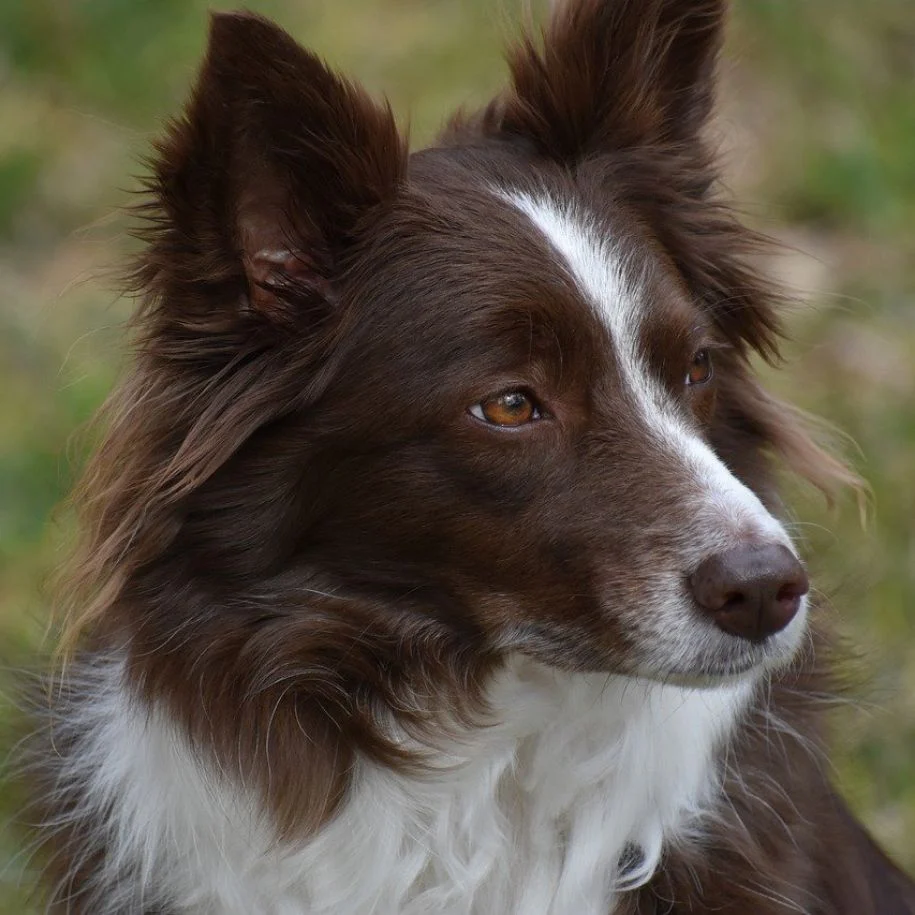
#> input picture pyqpanda-algorithm/example/QJEPG/img/Border Collie.webp, 915 x 915 px
$ python demo_cyclic.py
#> lines starting #> are read from the running program, lines starting #| are printed output that depends on the picture
### pyqpanda-algorithm/example/QJEPG/utils.py
import sys
from pathlib import Path

import numpy as np
from numpy import ndarray
from PIL import Image
from PIL.Image import Resampling
import matplotlib ; matplotlib.use('Agg')

sys.path.insert(0, str(Path(__file__).resolve().parents[2]))
from pyqpanda_alg.QJEPG import QJPEG, unQJPEG   # keep

BASE_PATH = Path(__file__).resolve().parent
IMG_DIR = BASE_PATH / 'img'
OUT_DIR = BASE_PATH / 'output'


def load_img(path: Path, size: int) -> ndarray:
    img = Image.open(path).resize((size, size), resample=Resampling.LANCZOS)
    return np.asarray(img, dtype=np.float64) / 255.0    # [H, W, C] / [H, W]


def psnr(a: ndarray, b: ndarray) -> float:
    mse = np.mean((a - b) ** 2)
    return float('inf') if mse == 0 else 10 * np.log10(1.0 / mse)


def nearest_neighbor_upsample(img: ndarray, factor: int = 2) -> ndarray:
    return np.repeat(np.repeat(img, factor, axis=0), factor, axis=1)


# [21 lines left out: functions bilinear_upsample, box_downsample, not called in this run]

### pyqpanda-algorithm/pyqpanda_alg/QJEPG/QJPEG.py
# Licensed under the Apache License, Version 2.0 (the "License");
# you may not use this file except in compliance with the License.
# You may obtain a copy of the License at
#
#     http://www.apache.org/licenses/LICENSE-2.0
#
# Unless required by applicable law or agreed to in writing, software
# distributed under the License is distributed on an "AS IS" BASIS,
# WITHOUT WARRANTIES OR CONDITIONS OF ANY KIND, either express or implied.
# See the License for the specific language governing permissions and
# limitations under the License.

import math
import numpy as np
from numpy import ndarray

from pyqpanda3.core import CPUQVM, QProg, Encode, H

from ..plugin import QFT


class QJPEG:
    """
    Quantum JPEG (QJPEG) image down-sampling / compression.

    The QJPEG algorithm encodes an image patch into the amplitudes of a quantum
    state (QPIE, Quantum Probability Image Encoding), applies the quantum Fourier
    transform to move to the spatial-frequency domain, discards the high
    spatial-frequency qubits, and transforms back. Reading out the measurement
    probabilities of the remaining qubits yields a lower-resolution image, in the
    same spirit as the classical JPEG that filters high-frequency components [1].

    The image is first split into square ``patch_size`` x ``patch_size`` patches.
    Each patch is processed independently by a ``2 * log2(patch_size)`` qubit
    circuit and down-sampled by a factor of ``2 ** n_discard`` along each axis, so
    a ``P x P`` patch becomes a ``(P / 2**n_discard) x (P / 2**n_discard)`` patch.

    Parameters
        patch_size : ``int``\n
            Side length of the square patches, must be a power of two. The circuit
            uses ``2 * log2(patch_size)`` qubits, which is required to be in
            ``[4, 20]`` (i.e. ``patch_size`` in ``[4, 1024]``).
        wrap_H_layer : ``bool``, optional\n
            Whether to wrap the transform with Hadamard layers, as proposed in [1].
            The Hadamards reduce the statistical fluctuations of each pixel while
            preserving the contrast of the image, making the reconstruction faithful
            to the classical box down-sampling. Strongly recommended (Default: True).
        shots : ``int``, optional\n
            If given, the output probabilities are sampled with this many
            measurement shots (emulating finite-sampling noise on real hardware).
            If ``None`` (Default), the exact probabilities are used.
        seed : ``int``, optional\n
            Random seed used when ``shots`` is set (Default: None).

    References
        [1] Simone Roncallo, Lorenzo Maccone, Chiara Macchiavello. "Quantum JPEG".
        AVS Quantum Science 5, 043803 (2023). arXiv:2306.09323.

    >>> import numpy as np
    >>> from pyqpanda_alg.QJEPG import QJPEG
    >>> img = np.random.rand(16, 16).astype(np.float64)
    >>> qjpeg = QJPEG(patch_size=16)
    >>> out = qjpeg(img, n_discard=1)     # 16x16 -> 8x8
    >>> print(out.shape)
    (8, 8)
    """

    def __init__(self, patch_size: int = 256, wrap_H_layer: bool = True, shots: int = None, seed: int = None):
        assert patch_size & (patch_size - 1) == 0, '"patch_size" must be power of 2'
        self.patch_size = patch_size
        n_qubit = int(math.log2(patch_size)) * 2
        assert 4 <= n_qubit <= 20, f'invalid input "n_qubit": {n_qubit}, should be in range [4, 20]'
        self.n_qubit = n_qubit                  # i.e. k_in/max_qubit

        self.wrap_H_layer = wrap_H_layer
        self.shots = shots
        self.seed = seed
        # per-call state, set inside __call__
        self._grid: tuple[int, int] = None      # (n_patch_H, n_patch_W) tiling of the current channel
        self._scale = 1                         # down-sampling factor per axis (2 ** n_discard)

    def __call__(self, img: ndarray, n_discard: int = 2) -> ndarray:
        assert isinstance(img, ndarray) and img.dtype in [np.float32, np.float64], 'image must be a float ndarray'
        assert 0 <= img.min() and img.max() <= 1.0, 'pixel value must be in [0, 1]'
        orig_dtype = img.dtype
        if orig_dtype != np.float64:    # tackle precision issue
            img = img.astype(np.float64)
        if len(img.shape) == 3:
            assert img.shape[-1] in [3, 4], "colored image must be in shape (H, W, C) with C in [3, 4]"
            is_grey = False
        else:
            assert len(img.shape) == 2, "grey image must be in shape (H, W)"
            is_grey = True
            img = np.expand_dims(img, -1)
        assert self.patch_size <= min(img.shape[:2]), '"patch_size" must be smaller than image size'
        k = self.n_qubit // 2   # qubits per axis == log2(patch_size)
        assert isinstance(n_discard, int) and 1 <= n_discard <= k - 1, f'"n_discard" must be an int in [1, {k - 1}] for patch_size={self.patch_size}'
        self._scale = 2 ** n_discard

        H, W, C = img.shape
        # pad to whole patches, [H, W, C]
        img_pad, pads = self.pad(img)
        # split channels, C * [H, W]
        channels = [img_pad[..., c] for c in range(C)]
        channels_processed: list[ndarray] = []
        # foreach C
        for channel in channels:
            # patchify, [B=(H*W/P**2), h=P, w=P]
            patches = self.pachify(channel)
            # vectorize, [B, D=P**2]
            vectors, norm = self.vectorize(patches)
            # QFT-discard-IQFT, [B, d=p**2]
            qvectors = self.apply_QJPEG(vectors, n_discard)
            # devectorize, [B, p, p]
            devectors = self.devectorize(qvectors, norm)
            # unpatchify, [Ho, Wo]
            channel_unpatchify = self.unpachify(devectors)
            channels_processed.append(channel_unpatchify)
        # merge channel, [Ho, Wo, C]
        img_merged = np.stack(channels_processed, axis=-1)
        # trim pads, [Ho, Wo, C]
        img_unpad = self.unpad(img_merged, pads)
        # dtype back
        img_unpad = img_unpad.astype(orig_dtype)
        return img_unpad[..., 0] if is_grey else img_unpad

    def pad(self, img: ndarray):
        """Zero-pad an ``[H, W, C]`` image so that H and W are whole multiples of
        ``patch_size``, pasting the original content to the center. Returns the
        padded image together with the ``(top, bottom, left, right)`` pad widths
        (in original pixels), or ``None`` when no padding is needed."""
        H, W, C = img.shape
        n_patch_H = math.ceil(H / self.patch_size)
        n_patch_W = math.ceil(W / self.patch_size)
        H_ex = n_patch_H * self.patch_size
        W_ex = n_patch_W * self.patch_size
        if H_ex == H and W_ex == W:
            return img, None
        pad_H = H_ex - H
        pad_W = W_ex - W
        pads = (
            math.floor(pad_H / 2), math.ceil(pad_H / 2),
            math.floor(pad_W / 2), math.ceil(pad_W / 2),
        )
        img_ex = np.zeros(shape=(H_ex, W_ex, C), dtype=img.dtype)
        img_ex[pads[0]:pads[0] + H, pads[2]:pads[2] + W, :] = img
        return img_ex, pads

    # [14 lines left out: function unpad, not called in this run]

    def pachify(self, img: ndarray) -> ndarray:
        """Split a single-channel ``[H, W]`` image into non-overlapping
        ``patch_size`` x ``patch_size`` patches, returned as ``[B, P, P]`` in
        row-major patch order."""
        P = self.patch_size
        H, W = img.shape
        assert H % P == 0 and W % P == 0
        nH, nW = H // P, W // P
        self._grid = (nH, nW)
        return img.reshape(nH, P, nW, P).swapaxes(1, 2).reshape(nH * nW, P, P)

    # [7 lines left out: function unpachify, not called in this run]

    def vectorize(self, patches: ndarray) -> tuple[ndarray, ndarray]:
        """Vectorize ``[B, P, P]`` patches to amplitude vectors ``[B, P**2]``.

        Each patch is flattened (row-major) and encoded as a normalized quantum
        state whose amplitudes are the square-roots of the intensities, i.e.
        ``amplitude = sqrt(pixel / patch_sum)`` (so ``|amplitude|**2`` recovers the
        normalized intensity). The per-patch intensity sum is returned in ``norm``
        so the absolute scale can be restored on decoding. Empty (all-zero) patches
        map to a zero vector.
        """
        B = patches.shape[0]
        vect = patches.reshape(B, -1)
        norm = vect.sum(axis=1)
        amps = np.zeros_like(vect, dtype=patches.dtype)
        nz = norm > 0
        amps[nz] = np.sqrt(vect[nz] / norm[nz, None])
        return amps, norm

    # [11 lines left out: function devectorize, not called in this run]

    def apply_QJPEG(self, vectors: ndarray, n_discard: int) -> ndarray:
        """Run the QJPEG quantum circuit on each amplitude vector ``[B, P**2]`` and
        return the output measurement-probability vectors ``[B, p**2]``.

        For every patch the circuit (i) amplitude-encodes the state, (ii) optionally
        applies a Hadamard layer, (iii) applies the QFT over all ``n0`` qubits,
        (iv) applies the inverse QFT over the lowest ``n1 = n0 - n_discard`` qubits,
        (v) discards the ``n_discard`` high-frequency qubits at the top of each
        (row / column) half, and (vi) reads the probabilities of the remaining
        ``n2 = n0 - 2 * n_discard`` qubits.
        """

        '''
        LSB                           MSB
        |--------------nq---------------|
        |------ki-------|------ki-------|
        |---ko---| drop |---ko---| drop |
        '''
        nq = self.n_qubit       # all qubits
        ki = nq // 2            # half qubits (aka. k_in)
        ko = ki - n_discard     # half qubits kept (aka. k_out)
        qv = list(range(nq))
        # drop the top(MSB)/last n_discard qubits of each half/axis
        dropped = [i for p in range(2) for i in range(ki * p + ko, ki * p + ki)]
        # qubits kept for measurement
        measured = [i for i in qv if i not in dropped]

        B = vectors.shape[0]
        d = 2 ** (nq - 2 * n_discard)   # dim out
        out = np.zeros((B, d), dtype=vectors.dtype)
        rng = np.random.default_rng(self.seed) if self.shots else None
        for b in range(B):
            vec = vectors[b]
            if not np.any(vec): continue

            prog = QProg(nq)
            # data enc
            enc = Encode()
            enc.amplitude_encode(qv, list(vec))
            prog << enc.get_circuit()
            # QFT
            if self.wrap_H_layer:   # 抵消QFT中的Hlayer
                for qi in qv:
                    prog << H(qi)
            prog << QFT(qv)
            # 舍去列比特 (末尾之前ntilde个)
            # iQFT
            prog << QFT(qv[:nq - n_discard]).dagger()
            if self.wrap_H_layer:   # 抵消iQFT中的Hlayer
                for qi in measured:
                    prog << H(qi)
            # 舍去行比特 (中部之前ntilde个，仅保留measured)

            machine = CPUQVM()
            machine.run(prog, 1)
            prob_dict = machine.result().get_prob_dict(measured)
            probs = self._prob_dict_to_vector(prob_dict, len(measured), d, vectors.dtype)
            if self.shots:
                probs = rng.multinomial(self.shots, probs) / self.shots
            out[b] = probs
        return out

    # [13 lines left out: function _prob_dict_to_vector, not called in this run]

### pyqpanda-algorithm/example/QJEPG/demo_cyclic.py
#!/usr/bin/env python3
# -*- coding: utf-8 -*-
"""
Demo: QJPEG & unQJPEG forward-inverse cyclic.

Down-samples the given image with QJPEG, then up-samples it back with the unQJPEG
quantum circuit (spectral zero-padding / sinc interpolation) and reports how well
the original resolution is recovered. Also demonstrates plain up-sampling of a
low-resolution image.

Run:
    python demo_cyclic.py
    python demo_cyclic.py -S 512
"""

from pathlib import Path
from argparse import ArgumentParser
from time import perf_counter

import numpy as np
import matplotlib.pyplot as plt

import sys
sys.path.insert(0, str(Path(__file__).resolve().parents[2]))
from utils import load_img, psnr, bilinear_upsample, QJPEG, unQJPEG, IMG_DIR, OUT_DIR


def save_filename(args):
    I: Path = args.input
    S = args.size
    sfx = ''
    sfx += f'_{S}'
    return f'{I.stem}-cyclic{sfx}.png'


def run(args):
    size = args.size
    half = size // 2
    orig = load_img(args.input, size)
    print(f'Input img_shape: {orig.shape}')
#| Input img_shape: (256, 256, 3)

    # 1) downsample to half resolution with QJPEG
    ts_start = perf_counter()
    lowres = QJPEG(patch_size=size)(orig, n_discard=1)
#> in __call__, `channels = [img_pad[..., c] for c in range(C)]`: channels = 3 items
#> in __call__, `patches = self.pachify(channel)`:
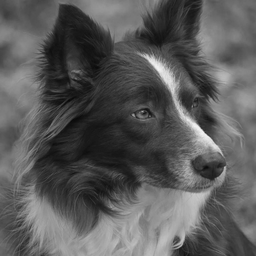
#> channel: shape (256, 256) float64; min 0.0314, max 0.945, mean 0.354
#> in vectorize, `norm = vect.sum(axis=1)`: norm = [23208.1]
#> in vectorize, `nz = norm > 0`: nz = [True]
#> in __call__, `vectors, norm = self.vectorize(patches)`: norm = [23208.1]
    ts_end = perf_counter()
    print(f'Downsampled with QJPEG: {orig.shape} -> {lowres.shape} ({ts_end - ts_start:.3f}s)')

    # 2) upsample back to full resolution with unQJPEG
    ts_start = perf_counter()
    recon = unQJPEG()(lowres, n_append=1)
    ts_end = perf_counter()
    psnr_recon = psnr(recon, orig)
    print(f'Upsampled with unQJPEG: {lowres.shape} -> {recon.shape} | PSNR={psnr_recon:.2f} dB ({ts_end - ts_start:.3f}s)')

    # 3) bilinear upscaling of the same lowres image
    ts_start = perf_counter()
    bilinear = bilinear_upsample(lowres, 2)
    ts_end = perf_counter()
    psnr_bilinear = psnr(bilinear, orig)
    print(f'Upsampled with BILINEAR: {lowres.shape} -> {bilinear.shape}  | PSNR={psnr_bilinear:.2f} dB ({ts_end - ts_start:.3f}s)')

    imgs = [orig, np.clip(lowres, 0, 1), np.clip(recon, 0.0, 1.0), bilinear]
    titles = [
        f'original {size}x{size}',
        f'QJPEG {half}x{half}',
        f'unQJPEG {size}x{size}\nPSNR={psnr_recon:.2f}',
        f'bilinear {size}x{size}\nPSNR={psnr_bilinear:.2f}',
    ]

    fig, axes = plt.subplots(1, 4, figsize=(12, 3))
    for ax, im, title in zip(axes, imgs, titles):
        ax.imshow(im, vmin=0, vmax=1)
        ax.set_title(title)
        ax.axis('off')
    fig.tight_layout()
    OUT_DIR.mkdir(exist_ok=True)
    fp = OUT_DIR / save_filename(args)
    fig.savefig(fp, dpi=300, bbox_inches='tight')
    print(f'Saved comparison figure to {fp}')


if __name__ == '__main__':
    parser = ArgumentParser()
    parser.add_argument('-I', '--input', default=IMG_DIR / 'Border Collie.webp', type=Path)
    parser.add_argument('-S', '--size', default=256, type=int)
    args = parser.parse_args()

    run(args)
#> (the call stopped at in apply_QJPEG, `prog = QProg(nq)`: pyqpanda3 is not available in this run)
